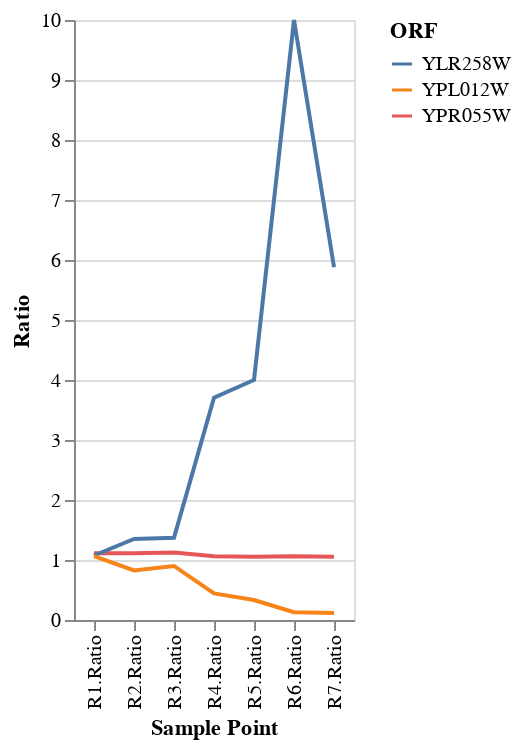

Notebook code cell kept with this figure:
### Markdown cell above
Values above 1 in expression vectors correspond to increased expression, while values below 1 correspond to decreased expression.

### Code cell
import altair as alt
plot_df = df.set_index('ORF').drop('Name',axis=1).loc[['YPR055W','YLR258W','YPL012W']]
plot_df.columns.name = 'Sample Point'
plot_df = plot_df.stack().to_frame()
plot_df.columns=["Ratio"]
plot_df = plot_df.reset_index()
alt.Chart(plot_df).mark_line().encode(
    x='Sample Point:N',
    y='Ratio',
    color='ORF'
)

### Figure 1 — Vega-Lite specification as saved in the notebook (floating-point values rounded to 4 significant figures)
{"config": {"view": {"continuousWidth": 300, "continuousHeight": 300}}, "data": {"name": "data-30faa2932b11018a6202da68ca08e111"}, "mark": {"type": "line"}, "encoding": {"color": {"field": "ORF", "type": "nominal"}, "x": {"field": "Sample Point", "type": "nominal"}, "y": {"field": "Ratio", "type": "quantitative"}}, "$schema": "https://vega.github.io/schema/vega-lite/v5.20.1.json", "datasets": {"data-30faa2932b11018a6202da68ca08e111": [{"ORF": "YPR055W", "Sample Point": "R1.Ratio", "Ratio": 1.111}, {"ORF": "YPR055W", "Sample Point": "R2.Ratio", "Ratio": 1.111}, {"ORF": "YPR055W", "Sample Point": "R3.Ratio", "Ratio": 1.124}, {"ORF": "YPR055W", "Sample Point": "R4.Ratio", "Ratio": 1.064}, {"ORF": "YPR055W", "Sample Point": "R5.Ratio", "Ratio": 1.053}, {"ORF": "YPR055W", "Sample Point": "R6.Ratio", "Ratio": 1.064}, {"ORF": "YPR055W", "Sample Point": "R7.Ratio", "Ratio": 1.053}, {"ORF": "YLR258W", "Sample Point": "R1.Ratio", "Ratio": 1.075}, {"ORF": "YLR258W", "Sample Point": "R2.Ratio", "Ratio": 1.351}, {"ORF": "YLR258W", "Sample Point": "R3.Ratio", "Ratio": 1.37}, {"ORF": "YLR258W", "Sample Point": "R4.Ratio", "Ratio": 3.704}, {"ORF": "YLR258W", "Sample Point": "R5.Ratio", "Ratio": 4.0}, {"ORF": "YLR258W", "Sample Point": "R6.Ratio", "Ratio": 10.0}, {"ORF": "YLR258W", "Sample Point": "R7.Ratio", "Ratio": 5.882}, {"ORF": "YPL012W", "Sample Point": "R1.Ratio", "Ratio": 1.064}, {"ORF": "YPL012W", "Sample Point": "R2.Ratio", "Ratio": 0.8264}, {"ORF": "YPL012W", "Sample Point": "R3.Ratio", "Ratio": 0.9009}, {"ORF": "YPL012W", "Sample Point": "R4.Ratio", "Ratio": 0.4425}, {"ORF": "YPL012W", "Sample Point": "R5.Ratio", "Ratio": 0.3333}, {"ORF": "YPL012W", "Sample Point": "R6.Ratio", "Ratio": 0.1289}, {"ORF": "YPL012W", "Sample Point": "R7.Ratio", "Ratio": 0.1186}]}}
